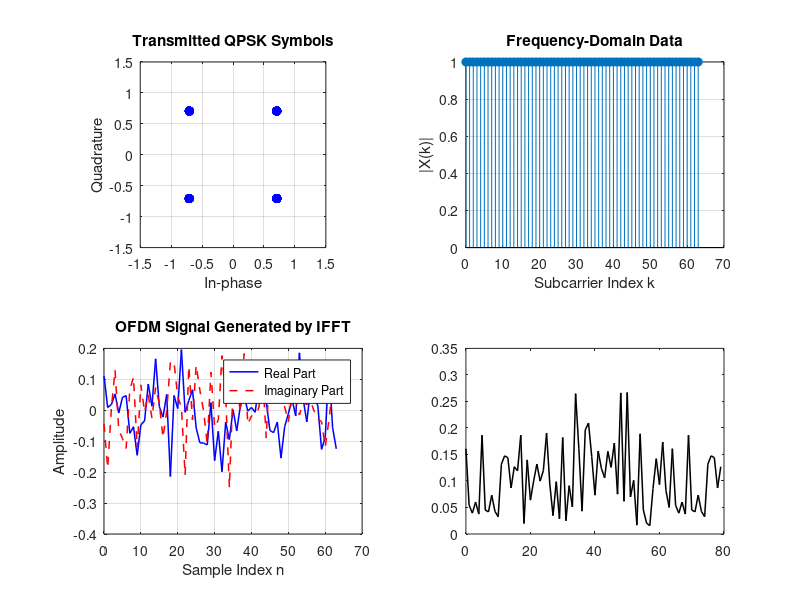

Reproduce this figure in MATLAB. (Note: this script raises an error after producing the figure.)
%% SIMPLE OFDM SIMULATION USING IFFT AND FFT
% Simulation 1: IFFT generates an OFDM signal
% Simulation 2: FFT recovers the transmitted QPSK data
% No additional MATLAB toolbox is required.

clc;
clear;
close all;

rng(1);                    % Reproducible random data

%% System parameters
N = 64;                    % Number of OFDM subcarriers
Ncp = 16;                  % Cyclic-prefix length
numberOfBits = 2 * N;      % QPSK uses two bits per subcarrier

%% Generate random input bits
txBits = randi([0 1], numberOfBits, 1);
bitPairs = reshape(txBits, 2, []).';

%% QPSK modulation
% 00 -> (-1-j)/sqrt(2)
% 01 -> (-1+j)/sqrt(2)
% 10 -> ( 1-j)/sqrt(2)
% 11 -> ( 1+j)/sqrt(2)

inPhase = 2 * bitPairs(:,1) - 1;
quadrature = 2 * bitPairs(:,2) - 1;

X = (inPhase + 1j * quadrature) / sqrt(2);

%% ==============================================================
%  SIMULATION 1: IFFT GENERATES THE OFDM TIME-DOMAIN SIGNAL
% ===============================================================

% Convert frequency-domain QPSK symbols to an OFDM signal
x = ifft(X, N);

% Add the cyclic prefix
cyclicPrefix = x(end-Ncp+1:end);
txSignal = [cyclicPrefix; x];

fprintf('SIMULATION 1: IFFT GENERATES THE OFDM SIGNAL\n');
fprintf('Number of subcarriers       : %d\n', N);
fprintf('Cyclic-prefix length        : %d samples\n', Ncp);
fprintf('Transmitted signal length   : %d samples\n\n', ...
        length(txSignal));

figure('Name', 'Simulation 1: IFFT Generates OFDM Signal', ...
       'Color', 'w');

subplot(2,2,1);
plot(real(X), imag(X), 'bo', ...
     'MarkerFaceColor', 'b', ...
     'MarkerSize', 6);
grid on;
axis equal;
xlim([-1.5 1.5]);
ylim([-1.5 1.5]);
xlabel('In-phase');
ylabel('Quadrature');
title('Transmitted QPSK Symbols');

subplot(2,2,2);
stem(0:N-1, abs(X), 'filled');
grid on;
xlabel('Subcarrier Index k');
ylabel('|X(k)|');
title('Frequency-Domain Data');

subplot(2,2,3);
plot(0:N-1, real(x), 'b', 'LineWidth', 1.1);
hold on;
plot(0:N-1, imag(x), 'r--', 'LineWidth', 1.1);
grid on;
xlabel('Sample Index n');
ylabel('Amplitude');
title('OFDM Signal Generated by IFFT');
legend('Real Part', 'Imaginary Part', ...
       'Location', 'best');

subplot(2,2,4);
plot(0:length(txSignal)-1, abs(txSignal), ...
     'k', 'LineWidth', 1.1);
hold on;
xline(Ncp-0.5, 'r--', 'LineWidth', 1.2);
grid on;
xlabel('Sample Index n');
ylabel('Magnitude');
title('OFDM Signal with Cyclic Prefix');
legend('|x_{CP}(n)|', 'End of Cyclic Prefix', ...
       'Location', 'best');

print(gcf, 'sim1_ifft_ofdm.png', '-dpng', '-r300');

%% ==============================================================
%  SIMULATION 2: FFT RECOVERS THE TRANSMITTED DATA
% ===============================================================

% Ideal channel: the received signal equals the transmitted signal
rxSignal = txSignal;

% Remove the cyclic prefix
rxWithoutCP = rxSignal(Ncp+1:Ncp+N);

% Recover the frequency-domain QPSK symbols
XRecovered = fft(rxWithoutCP, N);

%% QPSK hard-decision demodulation
rxBitPairs = zeros(N, 2);
rxBitPairs(:,1) = real(XRecovered) >= 0;
rxBitPairs(:,2) = imag(XRecovered) >= 0;
rxBits = reshape(rxBitPairs.', [], 1);

%% Calculate recovery performance
symbolError = XRecovered - X;
maximumAbsoluteError = max(abs(symbolError));

numberOfBitErrors = sum(txBits ~= rxBits);
bitErrorRate = numberOfBitErrors / numberOfBits;

fprintf('SIMULATION 2: FFT RECOVERS THE TRANSMITTED DATA\n');
fprintf('Maximum absolute FFT error : %.3e\n', ...
        maximumAbsoluteError);
fprintf('Number of bit errors       : %d/%d\n', ...
        numberOfBitErrors, numberOfBits);
fprintf('Bit error rate             : %.6f\n', bitErrorRate);

figure('Name', 'Simulation 2: FFT Recovers QPSK Data', ...
       'Color', 'w');

subplot(2,2,1);
plot(real(X), imag(X), 'bo', ...
     'MarkerSize', 9, ...
     'LineWidth', 1.2);
hold on;
plot(real(XRecovered), imag(XRecovered), 'rx', ...
     'MarkerSize', 7, ...
     'LineWidth', 1.5);
grid on;
axis equal;
xlim([-1.5 1.5]);
ylim([-1.5 1.5]);
xlabel('In-phase');
ylabel('Quadrature');
title('Original and Recovered QPSK Symbols');
legend('Original', 'Recovered', ...
       'Location', 'best');

subplot(2,2,2);
stem(0:N-1, abs(X), 'b', ...
     'LineWidth', 1.0);
hold on;
stem(0:N-1, abs(XRecovered), 'r--', ...
     'LineWidth', 1.0);
grid on;
xlabel('Subcarrier Index k');
ylabel('Magnitude');
title('Original and Recovered Spectra');
legend('Original', 'Recovered', ...
       'Location', 'best');

subplot(2,2,3);
stem(0:N-1, abs(symbolError), 'filled');
grid on;
xlabel('Subcarrier Index k');
ylabel('|X_r(k)-X(k)|');
title('Absolute Recovery Error');

subplot(2,2,4);
stairs(0:min(31,numberOfBits-1), ...
       txBits(1:min(32,numberOfBits)), ...
       'b', 'LineWidth', 1.2);
hold on;
stairs(0:min(31,numberOfBits-1), ...
       rxBits(1:min(32,numberOfBits)), ...
       'r--', 'LineWidth', 1.2);
grid on;
ylim([-0.2 1.2]);
xlabel('Bit Index');
ylabel('Bit Value');
title('First 32 Transmitted and Recovered Bits');
legend('Transmitted Bits', 'Recovered Bits', ...
       'Location', 'best');

print(gcf, 'sim2_fft_recovery.png', '-dpng', '-r300');
